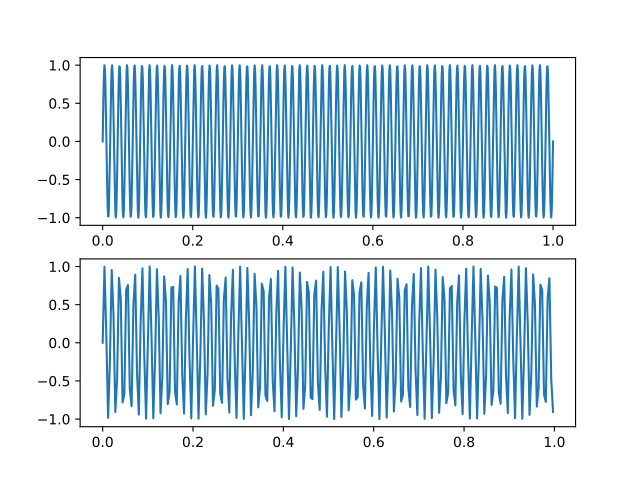

Recreate this plot in Python.
import numpy as np
import matplotlib.pyplot as plt

def a(t):
    return np.sin(2 * np.pi * 60 * t)

x0 = np.linspace(0, 1, 1000)
x1 = x0[::4]

fig, axs = plt.subplots(2)

axs[0].plot(x0, a(x0))
axs[1].plot(x1, a(x1)) # nu mai arata a sinus

plt.show()
